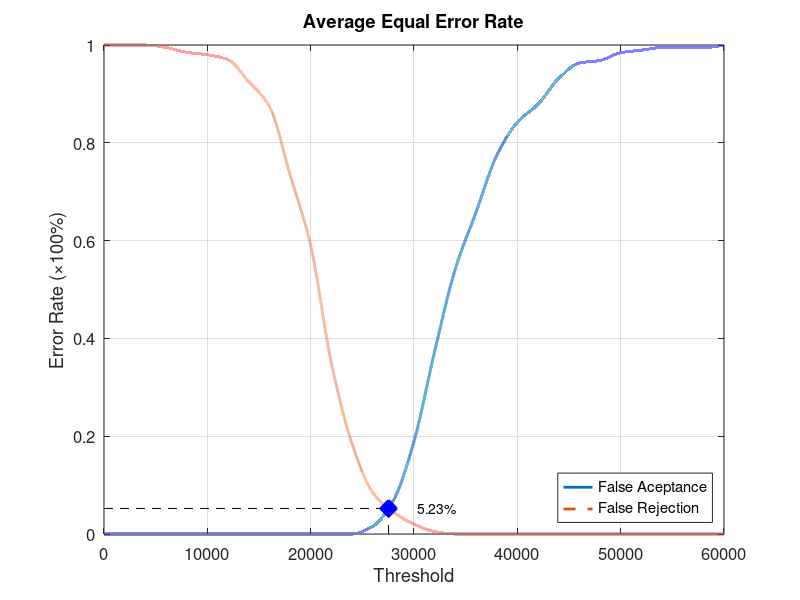
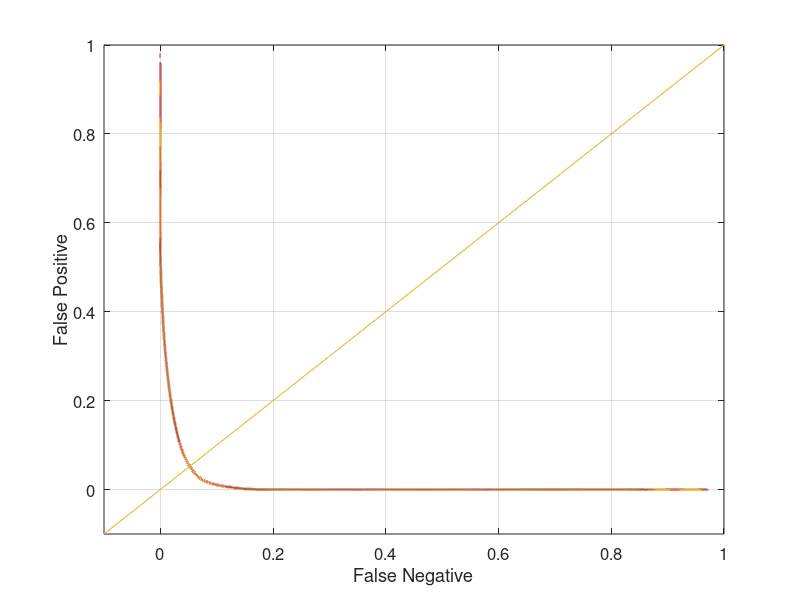

Recreate these plots in MATLAB, in order.
function yEER = Database4_4
close all;
clear;
clc;
x = 0:2000:60000;
xq = 0:0.5:60000;

y0 = [0 0 0 0 0 0 0 0 0 0 0 0 0 0.0157895 0.0684211 0.189474 0.373684 0.542105 0.657895 0.773684 0.842105 0.878947 0.931579 0.963158 0.968421 0.984211 0.989474 0.994737 0.994737 0.994737 1];
yy0 = interp1(x, y0, xq, 'pchip');
y1 = [1 1 1 0.995 0.985 0.98 0.97 0.925 0.875 0.735 0.59 0.35 0.185 0.085 0.045 0.02 0.005 0 0 0 0 0 0 0 0 0 0 0 0 0 0];
yy1 = interp1(x, y1, xq, 'pchip');

% Calculating EER: 
y2 = abs(y0 - y1);
find(y2 == min(y2))
yy2 = abs(yy0 - yy1);
xEER = find(yy2 == min(yy2));
xEERIndex = xq(xEER) % X-axis EER
yEER = yy0(xEER) % Y-axis EER

main = figure
plot(xq, yy0,'-','LineWidth', 2);	hold on
plot(xq, yy1,'--','LineWidth', 2);	hold on
plot([xEERIndex xEERIndex], [0 yEER], 'k--');	hold on
plot([0 xEERIndex], [yEER yEER], 'k--');	hold on
plot(xEERIndex, yEER, 'bx', 'LineWidth', 10);	hold on
text(xEERIndex + 10 * xEERIndex / 100, yEER, [num2str(round((10000 * yEER)) / 100) '%'])
legend('False Aceptance', 'False Rejection', 'Location', 'SouthEast')
xlabel('Threshold')
ylabel('Error Rate (\times100%)')
title('Average Equal Error Rate')
set(gca, 'FontSize', 12)
axis([0 60000 0 1])
grid on

print(main, 'Database4_4Main', '-dpng');
FNRxFPR = figure('Color', [1 1 1]);
plot(yy1, yy0, '-', yy1, yy0, 'LineWidth', 2);
hold on
y = -0.1:0.1:1
plot(y, y); 
set(gca, 'FontSize', 12)
xlabel('False Negative')
ylabel('False Positive')
axis([-0.1 1 -0.1 1])
set(gca, 'FontSize', 12)
grid on

print(FNRxFPR, 'Database4_4FNRxFPR','-dpng');
end
